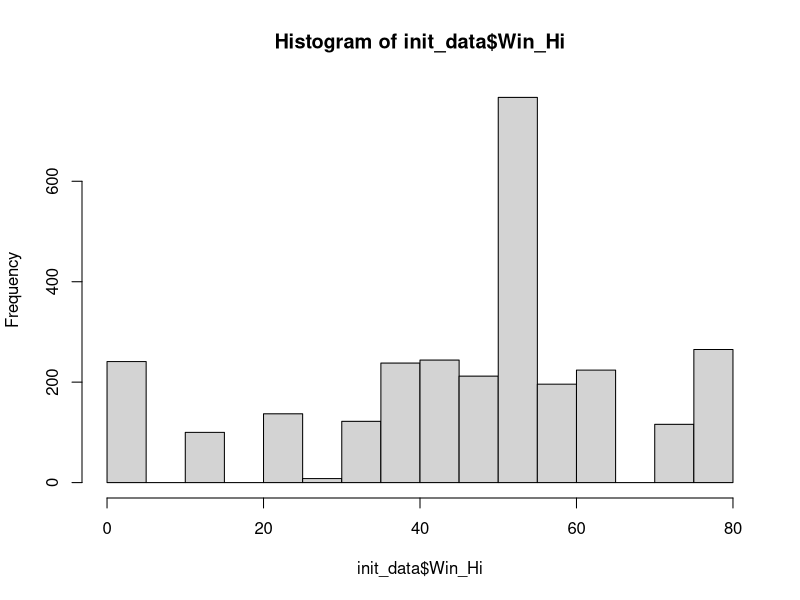
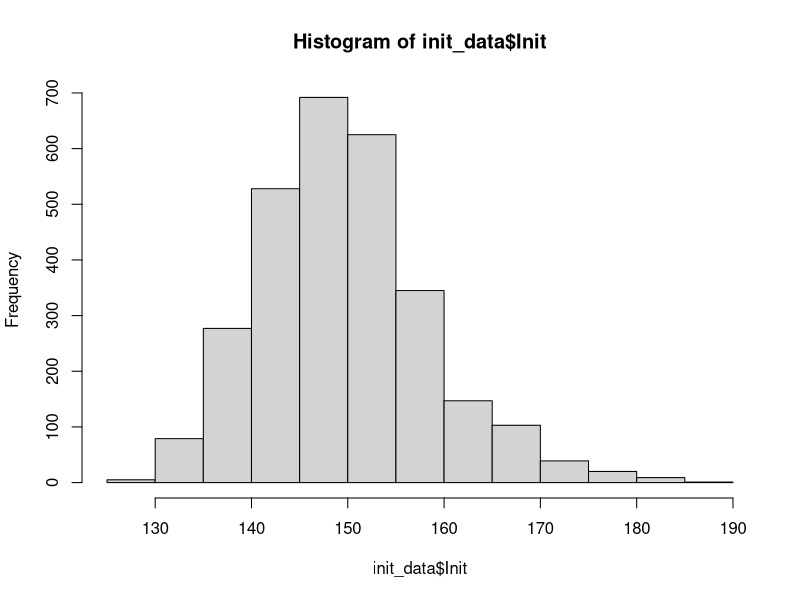
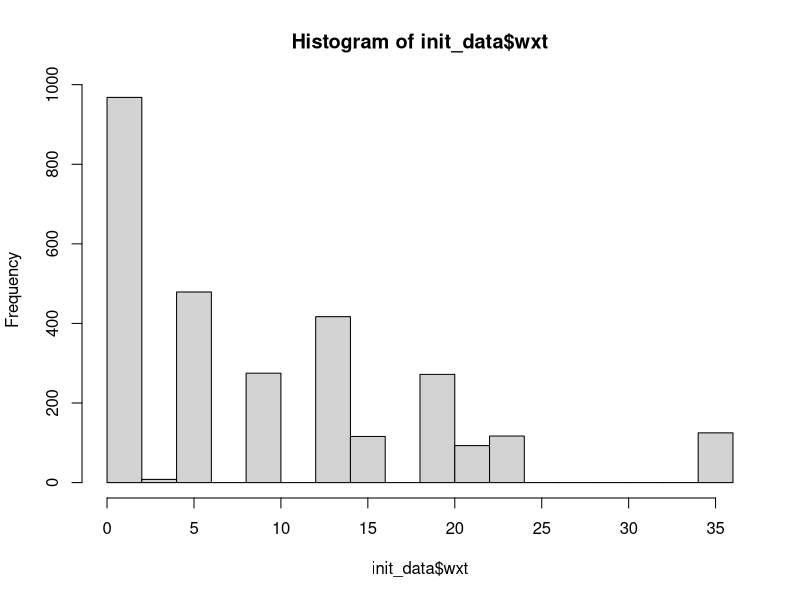
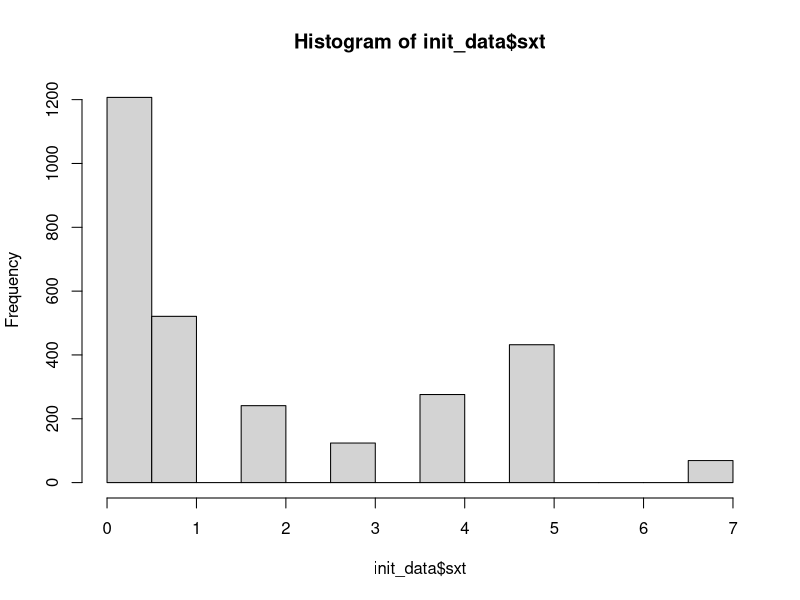
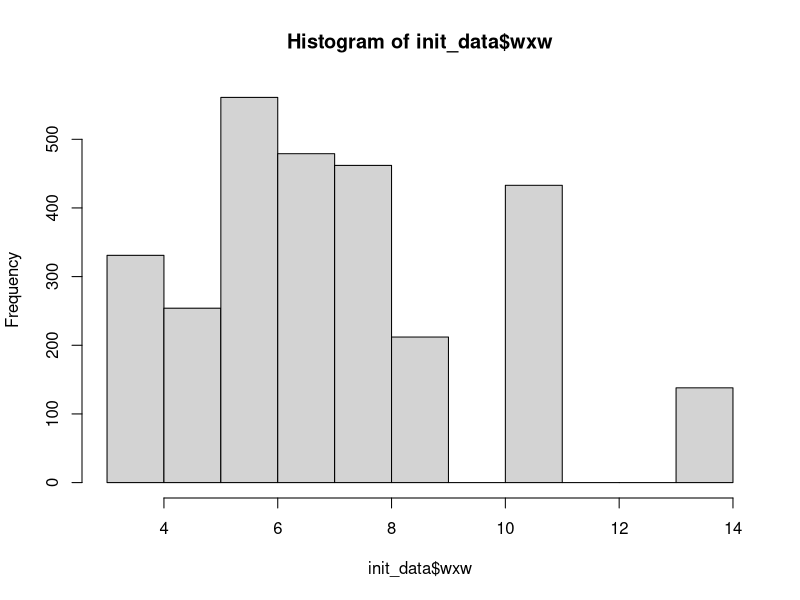
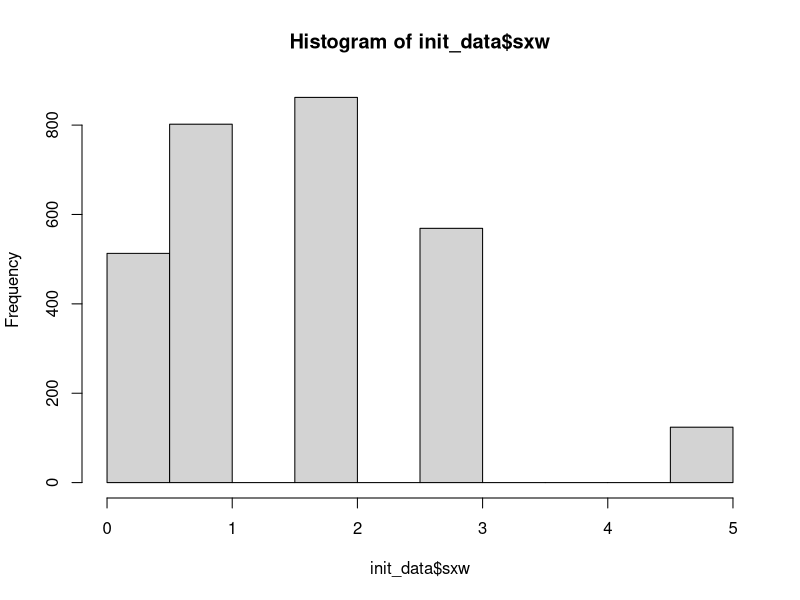

Write R code to recreate these figures, in order. (Note: this script raises an error after producing the figures.)
### Fitting mixed effect models

###Load Packages
library(lme4) #used for modeling mixed effects models
library(data.table) #for easy data manipulation and visuals
library(corrplot) #to create correlation plot
#library(workflowr) work?

init_data <- read.csv("nest_initiation/data/initiation_wx.csv", header = TRUE)
head(init_data)

###Make sure data was loaded properly
str(init_data)
summary(init_data)

###Square the sea ice variables. (Quadratic term and effect). This is adding another column.
#init_data$Win_Hi2<-init_data$Win_Hi^2
## I realized in glms or lms we can square the linear term in the model.

###make sure site and year are factor variables
is.factor(init_data$Site)
init_data$Site <- as.factor(init_data$Site)
is.factor(init_data$Site)

is.factor(init_data$Year)
init_data$Year <- as.factor(init_data$Year)
is.factor(init_data$Year)

###check data again
head(init_data)
str(init_data)

###Visualize data and distributions
hist(init_data$Win_Hi)
hist(init_data$Init)
hist(init_data$wxt)
hist(init_data$sxt)
hist(init_data$wxw)
hist(init_data$sxw)
barplot(init_data$Site)



###Check for collinearity
pairs(init_data[6:11])
r <- cor(init_data[6:11])
r_plot <- corrplot(r, method = "number", type = "upper")
r_plot



###Do some summary statistics, data statistics. What the ranges are. distributions, by histogram or boxplots
###pairwise scattergrams
###rigoursu way is by one model set ata  time.

# Make sure to check for non-linearity
# ouliers and levarage points
# independence of residuals
# constant variance
# normality


###Fit mixed effect models
fit_1 <- lm(Init ~ 1, data = init_data)
summary(fit_1)

fit_2 <- lmer(Init ~ Win_Hi + Site + (1|Year), data = init_data, REML = TRUE)
summary(fit_2)

fit_3 <- lmer(Init ~ Win_Hi + I(Win_Hi^2) + Site + (1|Year), data = init_data, REML = TRUE)
summary(fit_3)

fit_4 <- lmer(Init ~ sxw + Site + (1|Year), data = init_data, REML = TRUE)
summary(fit_4)

fit_5 <- lmer(Init ~ sxt + Site + (1|Year), data = init_data, REML = TRUE)
summary(fit_5)

fit_6 <- lmer(Init ~ Win_Hi + Site + Win_Hi*Site + (1|Year), data = init_data, REML = TRUE)
summary(fit_6)

fit_7 <- lmer(Init ~ Win_Hi + I(Win_Hi^2) + Site + I(Win_Hi^2)*Site + (1|Year), data = init_data, REML = TRUE)
summary(fit_7)

fit_8 <- lmer(Init ~ sxw + sxt + Site + (1|Year), data = init_data, REML = TRUE)
summary(fit_8)

fit_9 <- lmer(Init ~ Win_Hi + I(Win_Hi^2) + sxw + sxt + Site + (1|Year), data = init_data, REML = TRUE)
summary(fit_9)



######
# 1. Check if the residuals are independent. Test for non-linearity. check for non-constant variance
plot(fit_2)
residuals(fit_2)
plot(residuals(fit_2))

fit2_resid <- residuals(fit_2) #assign residuals
#plot vs predictor
plot(fit2_resid ~ Win_Hi, data = init_data)
#different one
plot(residuals(fit_2) ~ fitted(fit_2))  #this seems to match with plot(fit_2), so is this the right one?

#normality
qqnorm(rstudent(fit_2))
shapiro.test(residuals(fit_2))


###Comapre models using Likelihood Ratio Test and AIC
anova(fit_1,fit_2,fit_3,fit_4,fit_5,fit_6,fit_7,fit_8,fit_9)
AIC(fit_1,fit_2,fit_3,fit_4,fit_5,fit_6,fit_7,fit_8,fit_9)
#fit_6 had the lowest AIC

